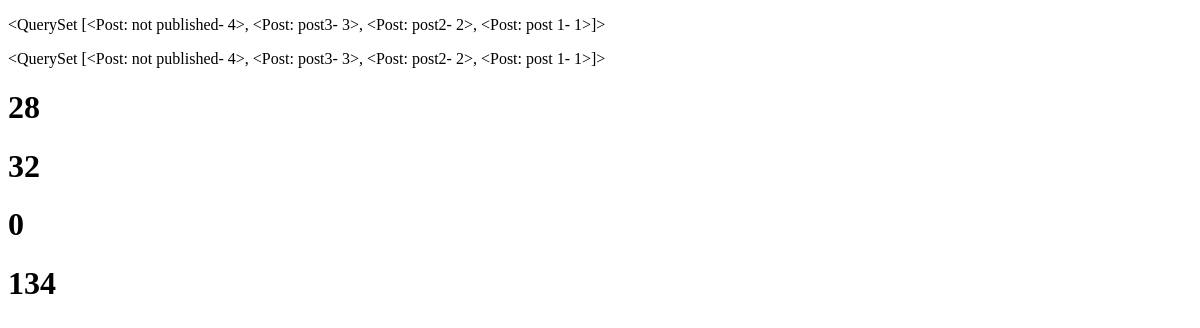
The page /test/ on the database as committed earlier.
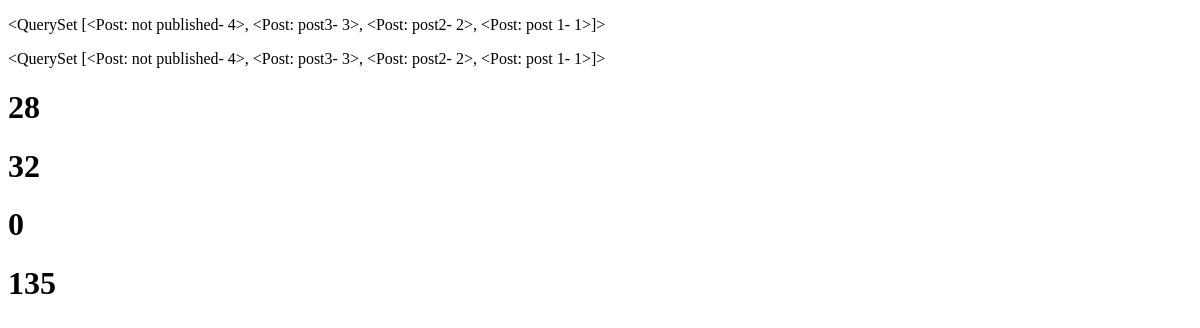
The same page on the database as committed later.
### blog/models.py (models this page shows, shortened)
class Post(models.Model):
    image = models.ImageField(upload_to='blog/', default='blog/default.jpg')
    tags = TaggableManager(blank=True)
    category = models.ManyToManyField(Category)
    author = models.ForeignKey(User, on_delete=models.SET_NULL, null=True)
    title = models.CharField(max_length=255)
    content = models.TextField()
    counted_view = models.IntegerField(default=0)
    status = models.BooleanField(default=False)
    created_date = models.DateTimeField(auto_now_add=True)
    updated_date = models.DateTimeField(auto_now=True)
    published_date = models.DateTimeField(null=True)
    class Meta:
        ordering = ["-created_date"]
    def __str__(self):
        return "{}- {}".format(self.title, self.id)

### website/views.py (the view)
# urls.py: path("test/", test, name='test'),
def test(request):
    post = Post.objects.filter(
        published_date__lte=timezone.now())
    post1 = Post.objects.all()
    p = Post.objects.all()[0]
    p.counted_view += 1
    p.save()
    context = {"post": post, "post1": post1}
    return render(request, "test.html", context)

### templates/test.html (shortened to what this page needs)
<!DOCTYPE html>
<html lang="en">
<head>
</head>
<body>
    <p>{{post}}</p>
    <p>{{post1}}</p>
    {% for pos in post1%}
    <h1>{{pos.counted_view}}</h1>
    {% endfor %}
</body>
</html>

Rows that differ between the two databases and show on the page:
changed Post (number 4 of 4 on the later page): counted_view "134" → "135"
